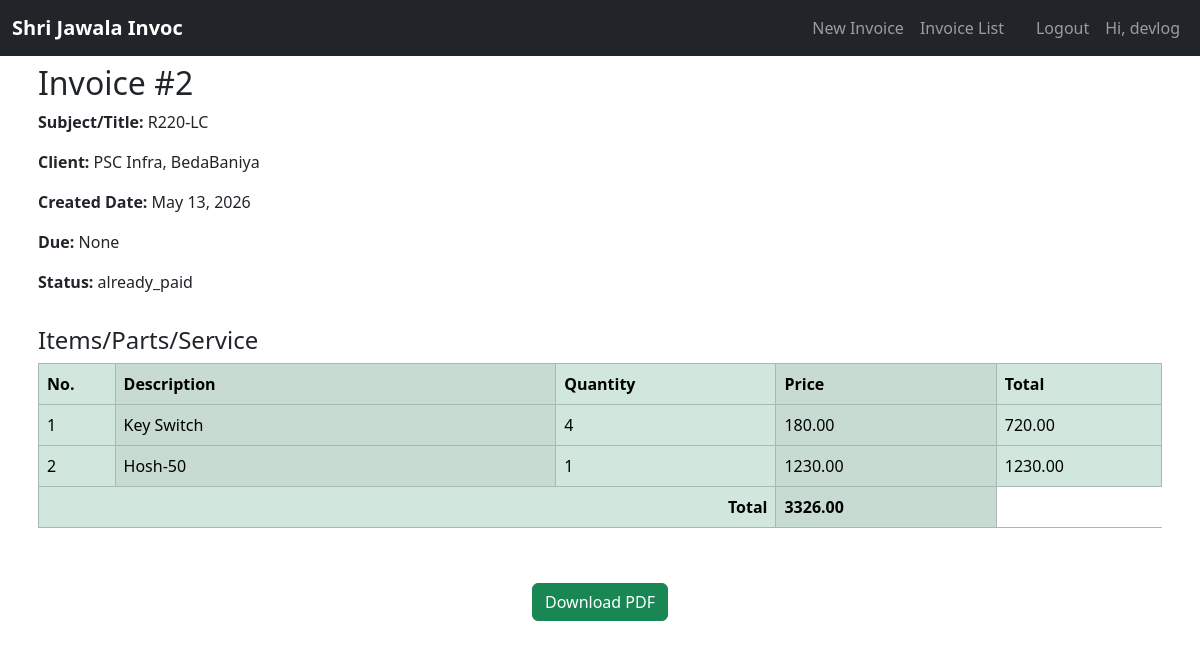
The app's page /invoices/2/ (signed in), older data.
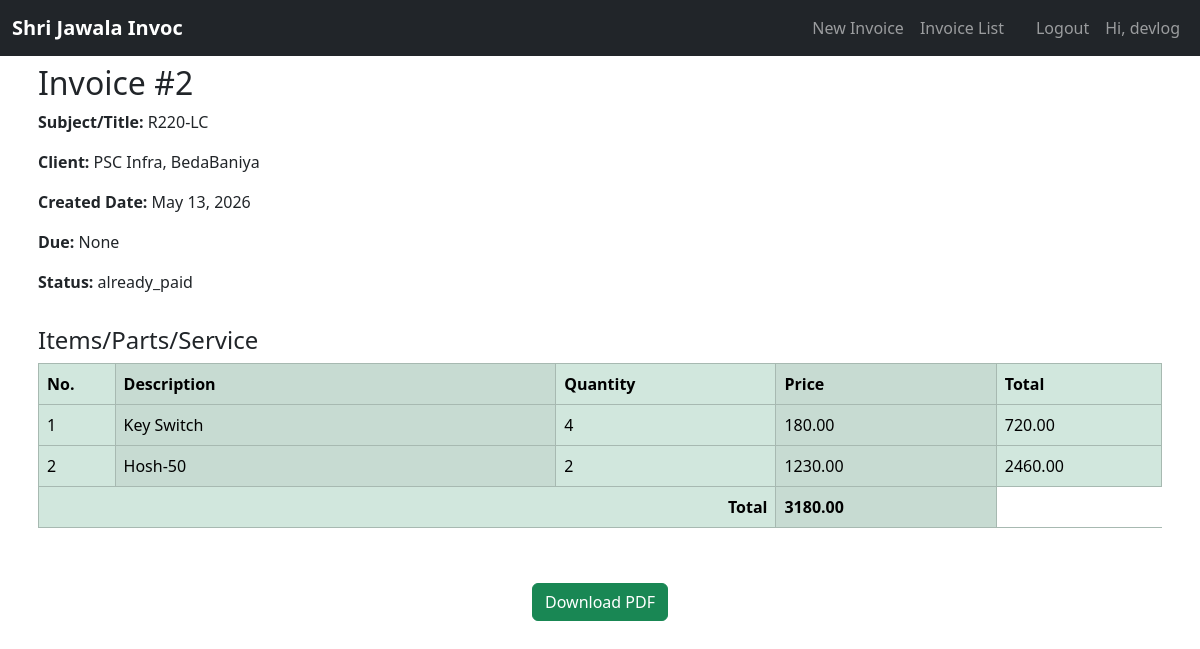
The same page, newer data.
### invoices/models.py (models this page shows, shortened)
class Item(models.Model):
    invoice = models.ForeignKey(Invoice, on_delete=models.CASCADE, related_name='items')
    item_name = models.CharField(max_length=255)
    quantity = models.IntegerField(blank=True, null=True)
    price = models.DecimalField(max_digits=10, decimal_places=2)
    is_active = models.BooleanField(default=True)
    @property
    def total(self):
        return self.quantity * self.price

class Invoice(models.Model):
    STATUS_CHOICES = [
        ('paid_upfront', 'Paid Upfront (No Due)'),
        ('payment_due', 'Payment After Service (Due Date Required)'),
        ('partially_paid', 'Partially Paid (Due Date Required)'),
        ('already_paid', 'Already Paid (No Due)'),
        ('due_paid', 'Previously Due, Now Paid (No Due)'),
    ]
    special_uid = models.UUIDField(
        default=uuid.uuid4,
        editable=False
    )
    image = models.ImageField(
        upload_to='',
        blank=True,
        null=True
    )
    created_by = models.ForeignKey(User, on_delete=models.SET_NULL, null=True, blank=True)
    client = models.ForeignKey(Client, on_delete=models.SET_NULL, null=True, blank=True)
    guest_client_name = models.CharField(max_length=200, blank=True)  # For guest invoices
    date = models.DateField(auto_now_add=True)
    due_date = models.DateField(blank=True, null=True)
    status = models.CharField(max_length=20, choices=STATUS_CHOICES, default='payment_due')
    total = models.DecimalField(max_digits=10, decimal_places=2, default=0)
    place = models.CharField(max_length=20, blank=True, null=True)
    invoice_no = models.PositiveIntegerField(null=True, blank=True, editable=False)
    year = models.PositiveIntegerField(default=current_year, editable=False)
    suffix = models.CharField(max_length=10, blank=True, null=True)
    invoice_label =models.ForeignKey(InvoiceLabel, on_delete=models.SET_NULL, null=True, blank=True)
    context_title = models.CharField(
        max_length=255,
        blank=True,
        help_text="Specific subject (e.g., Machine Name, Project Code, or Service Type)"
    )
    LABEL_ALIGNMENT = [
        ('LEFT', 'Left Aligned'),
        ('CENTER', 'Centered'),
        ('RIGHT', 'Right Aligned'),
    ]
    header_style = models.CharField(
        max_length=10,
        choices=LABEL_ALIGNMENT,
        default='CENTER'  # Now defaults to Center
    )
    slug = models.SlugField(
        max_length=300,
        unique=True,
        blank=True,
        null=True,
        editable=True # Set to False if you want to hide it from the Admin form
    )
    is_active = models.BooleanField(default=True)

### invoices/views.py (the view)
# urls.py: path('<int:pk>/', views.invoice_detail, name='invoice_detail'),
@login_required
def invoice_detail(request, pk):
    invoice = get_object_or_404(Invoice.objects.prefetch_related(
    Prefetch('items',queryset=Item.objects.filter(is_active=True), to_attr='active_items')), pk=pk)
    if not (invoice.created_by == request.user or request.user.is_staff or request.user.is_superuser):
        return HttpResponse("You are not authorized to view this invoice.", status=403)
    return render(request, 'invoices/invoice_detail.html', {'invoice': invoice})

### templates/invoices/invoice_detail.html
{% extends 'invoices/base.html' %}
{% block content %}
<div class="container ms-auto p-2">
    <h2>Invoice #{{ invoice.id }}</h2>
  <p><strong>Subject/Title:</strong>  {% if invoice.context_title %}
            {{ invoice.context_title }}
        {% else %}
            Statement
        {% endif %}</p>
<p><strong>Client:</strong> {% if invoice.client %}
    {{ invoice.client.name }}
{% else %}
    {{ invoice.guest_client_name }}
{% endif %}</p>
<p><strong>Created Date:</strong> {{ invoice.date }}</p>
<p><strong>Due:</strong> {{ invoice.due_date }}</p>
<p class="uppercase"><strong>Status:</strong> {{ invoice.status }}</p>
</div>
<div class="container ms-auto p-2">
<h4>Items/Parts/Service</h4>
<table class="table table-bordered table-striped-columns table-success">
    <thead>
        <tr>
            <th>No.</th>
            <th>Description</th>
            <th>Quantity</th>
            <th>Price</th>
            <th>Total</th>
        </tr>
    </thead>
    <tbody>
        {% for item in invoice.items.all %}
        {% if item.is_active %}
        <tr>
            <td style="width:0.5rem">{{forloop.counter}}</td>
            <td  style="width:16rem;" class="text-nowrap">{{ item.item_name}}</td>
            <td style="width:8rem;">{{ item.quantity }}</td>
            <td  style="width:8rem;">{{ item.price }}</td>
            <td style="width:6rem;">{{ item.total }}</td>
        </tr>
        {% endif %}
        {% empty %}
        <tr><td colspan="4" class="text-center">No items added.</td></tr>
        {% endfor %}
    </tbody>
    <tfoot>
        <tr>
            <th colspan="3" class="text-end">Total</th>
            <th>{{ invoice.total }}</th>
        </tr>
    </tfoot>
</table>
</div>
<div class="d-flex justify-content-center align-items-center" style="height: 100px;">
    {% if request.user.is_authenticated %}
    <a class="btn btn-success" href="{% url 'invoice_pdf' invoice.id %}">Download PDF</a>
    {% else %}
    <a class="btn btn-success" href="{% url 'guest_invoice_pdf' invoice.special_uid %}">Download PDF</a>
    {% endif %}
</div>
{% endblock %}

Row changes from the older to the newer data that the page shows:
changed Invoice "R220-LC": total "3326.00" → "3180.00"
changed Item "Hosh-50": quantity "1" → "2"; total "1230.00" → "2460.00"
